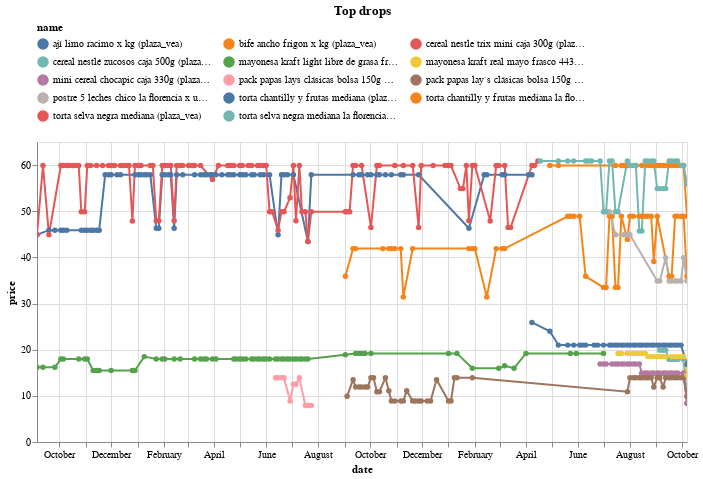

Write notebook code for a chart like this one.
### Code cell
(top_changes_abs
 .sort_values('change')
 .head(10)
 .pipe(plot_changes, 'Top drops')
)

### Figure 1 — Vega-Lite specification as saved in the notebook (floating-point values rounded to 4 significant figures; data arrays with more than 128 entries replaced by an {"elided": "..."} marker saying what was removed)
{"config": {"view": {"continuousWidth": 300, "continuousHeight": 300}, "legend": {"columns": 3, "orient": "top"}}, "data": {"name": "data-609d02e42de19f96604b16f2b9a12eb5"}, "mark": {"type": "line", "point": true}, "encoding": {"color": {"field": "name", "scale": {"domain": ["ají limo racimo x kg (plaza_vea)", "bife ancho frigon x kg (plaza_vea)", "cereal nestle trix mini caja 300g (plaza_vea)", "cereal nestlé zucosos caja 500g (plaza_vea)", "mayonesa kraft light libre de grasa frasco 443ml (plaza_vea)", "mayonesa kraft real mayo frasco 443ml (plaza_vea)", "mini cereal chocapic caja 330g (plaza_vea)", "pack papas lays clásicas bolsa 150g + piqueo snax bolsa 200g (plaza_vea)", "pack papas lay´s clásicas bolsa 150g + piqueo snax bolsa 200g paquete 2un (plaza_vea)", "postre 5 leches chico la florencia x un (plaza_vea)", "torta chantilly y frutas mediana (plaza_vea)", "torta chantilly y frutas mediana la florencia 1un (plaza_vea)", "torta selva negra mediana (plaza_vea)", "torta selva negra mediana la florencia 1un (plaza_vea)"]}, "type": "nominal"}, "tooltip": [{"field": "name", "type": "nominal"}, {"field": "price", "type": "quantitative"}, {"field": "last_price", "type": "quantitative"}], "x": {"field": "date", "type": "temporal"}, "y": {"field": "price", "type": "quantitative"}}, "params": [{"name": "param_9", "select": {"type": "point", "fields": ["name"]}, "bind": "legend"}, {"name": "param_10", "select": {"type": "interval", "encodings": ["x", "y"]}, "bind": "scales"}], "title": "Top drops", "transform": [{"filter": {"param": "param_9"}}], "width": 650, "$schema": "https://vega.github.io/schema/vega-lite/v5.20.1.json", "datasets": {"data-609d02e42de19f96604b16f2b9a12eb5": {"elided": "539 records"}}}
